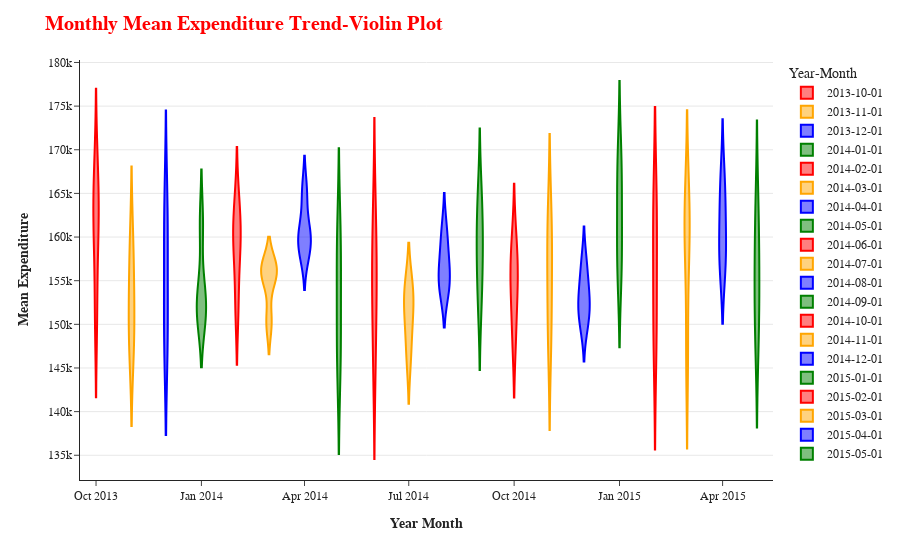

Source (notebook cell):
### Code cell
monthly_df['Year-Month']=monthly_df['Year-Month'].astype(str)
fig=px.violin(data_frame=monthly_df, x='Year-Month',y='mean_exp_amt',template='simple_white',
              color='Year-Month',
               color_discrete_sequence= ['red', 'orange', 'blue', 'green']) 
fig.update_yaxes(showgrid=True)

fig.update_layout(
    title='<b>Monthly Mean Expenditure Trend-Violin Plot</b>',
    font_family="Courier New",
    title_font_family="Times New Roman",title_font_color="red",
    title_font_size=20,
    xaxis_title="<b>Year Month</b>",
    yaxis_title="<b>Mean Expenditure</b>",
    plot_bgcolor = '#FFFFFF'
)

fig.show()

### Figure 1 — Plotly figure (JSON) as saved in the notebook; plotly's stock layout.template omitted (floating-point values rounded to 4 significant figures)
{"data": [{"alignmentgroup": "True", "box": {"visible": false}, "hovertemplate": "Year-Month=%{x}<br>mean_exp_amt=%{y}<extra></extra>", "legendgroup": "2013-10-01", "marker": {"color": "red"}, "name": "2013-10-01", "offsetgroup": "2013-10-01", "orientation": "v", "scalegroup": "True", "showlegend": true, "type": "violin", "x": ["2013-10-01", "2013-10-01", "2013-10-01", "2013-10-01"], "x0": " ", "xaxis": "x", "y": [161768, 162290, 167242, 151391], "y0": " ", "yaxis": "y"}, {"alignmentgroup": "True", "box": {"visible": false}, "hovertemplate": "Year-Month=%{x}<br>mean_exp_amt=%{y}<extra></extra>", "legendgroup": "2013-11-01", "marker": {"color": "orange"}, "name": "2013-11-01", "offsetgroup": "2013-11-01", "orientation": "v", "scalegroup": "True", "showlegend": true, "type": "violin", "x": ["2013-11-01", "2013-11-01", "2013-11-01", "2013-11-01"], "x0": " ", "xaxis": "x", "y": [149863, 159395, 154364, 147037], "y0": " ", "yaxis": "y"}, {"alignmentgroup": "True", "box": {"visible": false}, "hovertemplate": "Year-Month=%{x}<br>mean_exp_amt=%{y}<extra></extra>", "legendgroup": "2013-12-01", "marker": {"color": "blue"}, "name": "2013-12-01", "offsetgroup": "2013-12-01", "orientation": "v", "scalegroup": "True", "showlegend": true, "type": "violin", "x": ["2013-12-01", "2013-12-01", "2013-12-01", "2013-12-01"], "x0": " ", "xaxis": "x", "y": [149463, 160281, 162879, 148921], "y0": " ", "yaxis": "y"}, {"alignmentgroup": "True", "box": {"visible": false}, "hovertemplate": "Year-Month=%{x}<br>mean_exp_amt=%{y}<extra></extra>", "legendgroup": "2014-01-01", "marker": {"color": "green"}, "name": "2014-01-01", "offsetgroup": "2014-01-01", "orientation": "v", "scalegroup": "True", "showlegend": true, "type": "violin", "x": ["2014-01-01", "2014-01-01", "2014-01-01", "2014-01-01"], "x0": " ", "xaxis": "x", "y": [152343, 161571, 152292, 151256], "y0": " ", "yaxis": "y"}, {"alignmentgroup": "True", "box": {"visible": false}, "hovertemplate": "Year-Month=%{x}<br>mean_exp_amt=%{y}<extra></extra>", "legendgroup": "2014-02-01", "marker": {"color": "red"}, "name": "2014-02-01", "offsetgroup": "2014-02-01", "orientation": "v", "scalegroup": "True", "showlegend": true, "type": "violin", "x": ["2014-02-01", "2014-02-01", "2014-02-01", "2014-02-01"], "x0": " ", "xaxis": "x", "y": [152273, 159866, 159413, 163426], "y0": " ", "yaxis": "y"}, {"alignmentgroup": "True", "box": {"visible": false}, "hovertemplate": "Year-Month=%{x}<br>mean_exp_amt=%{y}<extra></extra>", "legendgroup": "2014-03-01", "marker": {"color": "orange"}, "name": "2014-03-01", "offsetgroup": "2014-03-01", "orientation": "v", "scalegroup": "True", "showlegend": true, "type": "violin", "x": ["2014-03-01", "2014-03-01", "2014-03-01", "2014-03-01"], "x0": " ", "xaxis": "x", "y": [150255, 156358, 156081, 156012], "y0": " ", "yaxis": "y"}, {"alignmentgroup": "True", "box": {"visible": false}, "hovertemplate": "Year-Month=%{x}<br>mean_exp_amt=%{y}<extra></extra>", "legendgroup": "2014-04-01", "marker": {"color": "blue"}, "name": "2014-04-01", "offsetgroup": "2014-04-01", "orientation": "v", "scalegroup": "True", "showlegend": true, "type": "violin", "x": ["2014-04-01", "2014-04-01", "2014-04-01", "2014-04-01"], "x0": " ", "xaxis": "x", "y": [160182, 158150, 165108, 160067], "y0": " ", "yaxis": "y"}, {"alignmentgroup": "True", "box": {"visible": false}, "hovertemplate": "Year-Month=%{x}<br>mean_exp_amt=%{y}<extra></extra>", "legendgroup": "2014-05-01", "marker": {"color": "green"}, "name": "2014-05-01", "offsetgroup": "2014-05-01", "orientation": "v", "scalegroup": "True", "showlegend": true, "type": "violin", "x": ["2014-05-01", "2014-05-01", "2014-05-01", "2014-05-01"], "x0": " ", "xaxis": "x", "y": [159507, 148723, 157525, 145814], "y0": " ", "yaxis": "y"}, {"alignmentgroup": "True", "box": {"visible": false}, "hovertemplate": "Year-Month=%{x}<br>mean_exp_amt=%{y}<extra></extra>", "legendgroup": "2014-06-01", "marker": {"color": "red"}, "name": "2014-06-01", "offsetgroup": "2014-06-01", "orientation": "v", "scalegroup": "True", "showlegend": true, "type": "violin", "x": ["2014-06-01", "2014-06-01", "2014-06-01", "2014-06-01"], "x0": " ", "xaxis": "x", "y": [162513, 155870, 145689, 154005], "y0": " ", "yaxis": "y"}, {"alignmentgroup": "True", "box": {"visible": false}, "hovertemplate": "Year-Month=%{x}<br>mean_exp_amt=%{y}<extra></extra>", "legendgroup": "2014-07-01", "marker": {"color": "orange"}, "name": "2014-07-01", "offsetgroup": "2014-07-01", "orientation": "v", "scalegroup": "True", "showlegend": true, "type": "violin", "x": ["2014-07-01", "2014-07-01", "2014-07-01", "2014-07-01"], "x0": " ", "xaxis": "x", "y": [150542, 146422, 153540, 153825], "y0": " ", "yaxis": "y"}, {"alignmentgroup": "True", "box": {"visible": false}, "hovertemplate": "Year-Month=%{x}<br>mean_exp_amt=%{y}<extra></extra>", "legendgroup": "2014-08-01", "marker": {"color": "blue"}, "name": "2014-08-01", "offsetgroup": "2014-08-01", "orientation": "v", "scalegroup": "True", "showlegend": true, "type": "violin", "x": ["2014-08-01", "2014-08-01", "2014-08-01", "2014-08-01"], "x0": " ", "xaxis": "x", "y": [154888, 160488, 154201, 157303], "y0": " ", "yaxis": "y"}, {"alignmentgroup": "True", "box": {"visible": false}, "hovertemplate": "Year-Month=%{x}<br>mean_exp_amt=%{y}<extra></extra>", "legendgroup": "2014-09-01", "marker": {"color": "green"}, "name": "2014-09-01", "offsetgroup": "2014-09-01", "orientation": "v", "scalegroup": "True", "showlegend": true, "type": "violin", "x": ["2014-09-01", "2014-09-01", "2014-09-01", "2014-09-01"], "x0": " ", "xaxis": "x", "y": [152744, 160569, 157343, 164464], "y0": " ", "yaxis": "y"}, {"alignmentgroup": "True", "box": {"visible": false}, "hovertemplate": "Year-Month=%{x}<br>mean_exp_amt=%{y}<extra></extra>", "legendgroup": "2014-10-01", "marker": {"color": "red"}, "name": "2014-10-01", "offsetgroup": "2014-10-01", "orientation": "v", "scalegroup": "True", "showlegend": true, "type": "violin", "x": ["2014-10-01", "2014-10-01", "2014-10-01", "2014-10-01"], "x0": " ", "xaxis": "x", "y": [154024, 148649, 155993, 159069], "y0": " ", "yaxis": "y"}, {"alignmentgroup": "True", "box": {"visible": false}, "hovertemplate": "Year-Month=%{x}<br>mean_exp_amt=%{y}<extra></extra>", "legendgroup": "2014-11-01", "marker": {"color": "orange"}, "name": "2014-11-01", "offsetgroup": "2014-11-01", "orientation": "v", "scalegroup": "True", "showlegend": true, "type": "violin", "x": ["2014-11-01", "2014-11-01", "2014-11-01", "2014-11-01"], "x0": " ", "xaxis": "x", "y": [153007, 161751, 159375, 147944], "y0": " ", "yaxis": "y"}, {"alignmentgroup": "True", "box": {"visible": false}, "hovertemplate": "Year-Month=%{x}<br>mean_exp_amt=%{y}<extra></extra>", "legendgroup": "2014-12-01", "marker": {"color": "blue"}, "name": "2014-12-01", "offsetgroup": "2014-12-01", "orientation": "v", "scalegroup": "True", "showlegend": true, "type": "violin", "x": ["2014-12-01", "2014-12-01", "2014-12-01", "2014-12-01"], "x0": " ", "xaxis": "x", "y": [151978, 150206, 153498, 156749], "y0": " ", "yaxis": "y"}, {"alignmentgroup": "True", "box": {"visible": false}, "hovertemplate": "Year-Month=%{x}<br>mean_exp_amt=%{y}<extra></extra>", "legendgroup": "2015-01-01", "marker": {"color": "green"}, "name": "2015-01-01", "offsetgroup": "2015-01-01", "orientation": "v", "scalegroup": "True", "showlegend": true, "type": "violin", "x": ["2015-01-01", "2015-01-01", "2015-01-01", "2015-01-01"], "x0": " ", "xaxis": "x", "y": [158443, 168659, 156601, 165644], "y0": " ", "yaxis": "y"}, {"alignmentgroup": "True", "box": {"visible": false}, "hovertemplate": "Year-Month=%{x}<br>mean_exp_amt=%{y}<extra></extra>", "legendgroup": "2015-02-01", "marker": {"color": "red"}, "name": "2015-02-01", "offsetgroup": "2015-02-01", "orientation": "v", "scalegroup": "True", "showlegend": true, "type": "violin", "x": ["2015-02-01", "2015-02-01", "2015-02-01", "2015-02-01"], "x0": " ", "xaxis": "x", "y": [152387, 147718, 162828, 162475], "y0": " ", "yaxis": "y"}, {"alignmentgroup": "True", "box": {"visible": false}, "hovertemplate": "Year-Month=%{x}<br>mean_exp_amt=%{y}<extra></extra>", "legendgroup": "2015-03-01", "marker": {"color": "orange"}, "name": "2015-03-01", "offsetgroup": "2015-03-01", "orientation": "v", "scalegroup": "True", "showlegend": true, "type": "violin", "x": ["2015-03-01", "2015-03-01", "2015-03-01", "2015-03-01"], "x0": " ", "xaxis": "x", "y": [159867, 161261, 146676, 163626], "y0": " ", "yaxis": "y"}, {"alignmentgroup": "True", "box": {"visible": false}, "hovertemplate": "Year-Month=%{x}<br>mean_exp_amt=%{y}<extra></extra>", "legendgroup": "2015-04-01", "marker": {"color": "blue"}, "name": "2015-04-01", "offsetgroup": "2015-04-01", "orientation": "v", "scalegroup": "True", "showlegend": true, "type": "violin", "x": ["2015-04-01", "2015-04-01", "2015-04-01", "2015-04-01"], "x0": " ", "xaxis": "x", "y": [158070, 166475, 162841, 157074], "y0": " ", "yaxis": "y"}, {"alignmentgroup": "True", "box": {"visible": false}, "hovertemplate": "Year-Month=%{x}<br>mean_exp_amt=%{y}<extra></extra>", "legendgroup": "2015-05-01", "marker": {"color": "green"}, "name": "2015-05-01", "offsetgroup": "2015-05-01", "orientation": "v", "scalegroup": "True", "showlegend": true, "type": "violin", "x": ["2015-05-01", "2015-05-01", "2015-05-01", "2015-05-01"], "x0": " ", "xaxis": "x", "y": [148372, 152911, 157661, 163156], "y0": " ", "yaxis": "y"}], "layout": {"font": {"family": "Courier New"}, "legend": {"title": {"text": "Year-Month"}, "tracegroupgap": 0}, "margin": {"t": 60}, "plot_bgcolor": "#FFFFFF", "title": {"font": {"color": "red", "family": "Times New Roman", "size": 20}, "text": "<b>Monthly Mean Expenditure Trend-Violin Plot</b>"}, "violinmode": "overlay", "xaxis": {"anchor": "y", "categoryarray": ["2013-10-01", "2013-11-01", "2013-12-01", "2014-01-01", "2014-02-01", "2014-03-01", "2014-04-01", "2014-05-01", "2014-06-01", "2014-07-01", "2014-08-01", "2014-09-01", "2014-10-01", "2014-11-01", "2014-12-01", "2015-01-01", "2015-02-01", "2015-03-01", "2015-04-01", "2015-05-01"], "categoryorder": "array", "domain": [0, 1], "title": {"text": "<b>Year Month</b>"}}, "yaxis": {"anchor": "x", "domain": [0, 1], "showgrid": true, "title": {"text": "<b>Mean Expenditure</b>"}}}}
